Frame 1 (no input): blank canvas, image omitted
Frame 60 (the mouse pressed at the canvas centre just before this capture): blank canvas, image omitted
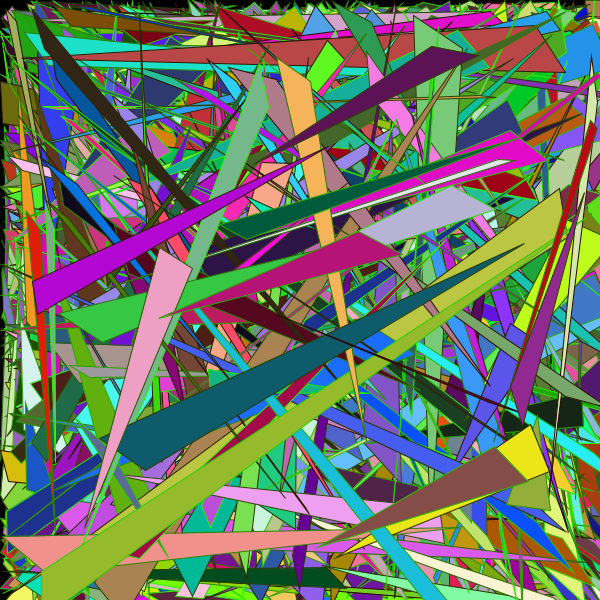
Frame 120 (the mouse held since frame 60 and released just before this capture)

The Processing sketch whose frames 1 and 60 were blank and that drew this single picture after the mouse press (run headless with seeded random() and noise(); from frame 60 on, the mouse is pressed at the canvas centre):

// Processing sketch: processing_51583
// ── processing_51583.pde

int count = 0;

void setup() {
  size(600, 600);
  smooth(); 
  background(0);
  frameRate(10);
}

void draw() {
  if (mousePressed) {
    for (int i = 0; i < 100; i++) {
      float x = random(width);
      float y = random(height);
      stroke(41, random(255), 0);
      fill(random(255), random(255), random(255));
      triangle(x, y, x+random(50), y+random(50), random(width), random(height)); 
      count++;
    }
  }
  println("Lineas = "+ count);

  if (keyPressed) {
    if (key == 'c') {
      count = 0;
      background(0);
    }
  }

  if (count == 100000) {
    background(0);
    count=0;
  }
}
